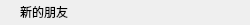
<?xml version="1.0" encoding="UTF-8"?>
<ui version="4.0">
 <class>GroupTipItem</class>
 <widget class="QWidget" name="GroupTipItem">
  <property name="geometry">
   <rect>
    <x>0</x>
    <y>0</y>
    <width>250</width>
    <height>25</height>
   </rect>
  </property>
  <property name="minimumSize">
   <size>
    <width>0</width>
    <height>25</height>
   </size>
  </property>
  <property name="maximumSize">
   <size>
    <width>16777215</width>
    <height>25</height>
   </size>
  </property>
  <property name="windowTitle">
   <string>Form</string>
  </property>
  <layout class="QVBoxLayout" name="verticalLayout">
   <property name="spacing">
    <number>0</number>
   </property>
   <property name="leftMargin">
    <number>20</number>
   </property>
   <property name="topMargin">
    <number>0</number>
   </property>
   <property name="rightMargin">
    <number>0</number>
   </property>
   <property name="bottomMargin">
    <number>0</number>
   </property>
   <item>
    <widget class="QLabel" name="label">
     <property name="minimumSize">
      <size>
       <width>0</width>
       <height>16</height>
      </size>
     </property>
     <property name="maximumSize">
      <size>
       <width>16777215</width>
       <height>16</height>
      </size>
     </property>
     <property name="text">
      <string>新的朋友</string>
     </property>
    </widget>
   </item>
  </layout>
 </widget>
 <resources/>
 <connections/>
</ui>
